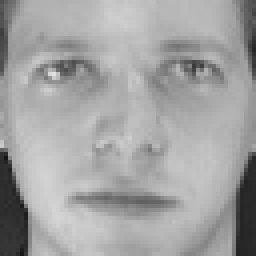
#> input picture AI_developer/datasets/olivetti_faces/0/0.jpg, 64 x 64 px, found by its file name (shown 4 times larger)
$ jupyter execute --allow-errors '6_Nearest neighbours.ipynb'   (shell and % lines are left out)
#> lines starting #> are read from the running program, lines starting #| are printed output that depends on the picture
# Teoria

algoritmi nearest neighbours

- famiglia di algoritmi ML non parametrici, non ci sono pesi e bias da ottimizzare.
- Algoritmo non fa assunzione su forma distribuzione sottostante.
- sono definiti modelli lazy perchè non apprendono da dati ma li memorizzando forzando overfitting

trova numero pred di obs più vicine al punto da classificare, **proximity search**

Dato un insieme S di pti in uno spazio M e un pto di interrogazione Q con $Q \in M$ trovare il $P \in S$ piu vicino a Q

definito anche problema dell'ufficio postale, trovare per ogni cittadino l'ufficio postale più vicino

## KNN

- algo di neighbours più popolare e utilizzato
- classe predetta è quella che ha le k obs più vicine a quella da classificare
- k è un iperparametro
- per k grandi si riduce rumore
- per valori minori si ha decision boundary piu nette e modello più accurato

1. scelgo valore di K tramite cross validation
2. scelgo una metrica per la distanza
3. cerchiamo i k vicini più prossimi alla obs che vogliamo classificare
4. assegniamo la classe più presente tra i vicini

se si trova un pareggio tra classi si assegna alla classe più vicina

**vantaggi**
- algo semplici
- si adatta subito a nuovi dati
- prende anche decision boundary molto irregolari

**contro**
- molto dispendioso per molti dati
- sensibile a outliar
- non interpretabile

## Metriche per le distanze

**distanza di manhattan**

$|x1-x2|+|y1-y2|$
evita che le differenze importanti siano più pesanti di quelle meno importanti, ugualmente influenzata da tutte le dimensioni

**Distanza di minkowsky**
generalizzazione di distanza euclidea $(|x1-x2|^p+|y1-y2|^p)^{\frac{1}{p}}$ posso gestire p per dare il giusto peso alle distanze tra le varie dimensioni

## Radius Nearest Neighbours RNN

- utile quando le obs sono distribuite in maniera non uniforme
- si concentra sulle regioni non sulle obs
- la classe predetta è quella maggiore contenuta nel raggio di distribuzione

raggio iperparametro tra trovare tramite CV

- RNN più resistente al rumore
- KNN più preciso con buona scelta di K

# Pratica

[cell 1]
from sklearn.preprocessing import MinMaxScaler
from sklearn.model_selection import train_test_split
from sklearn.metrics import log_loss, accuracy_score
from sklearn.datasets import make_classification

import matplotlib.pyplot as plt

[cell 2]
RANDOM_SEED = 0

[cell 3]
X, y = make_classification(
    n_samples=100,
    n_features=2,
    n_informative=2,
    n_redundant=0,
    n_repeated=0,
    n_classes=2,
    random_state=RANDOM_SEED
)

plt.scatter(X[:,0], X[:,1], c= y)
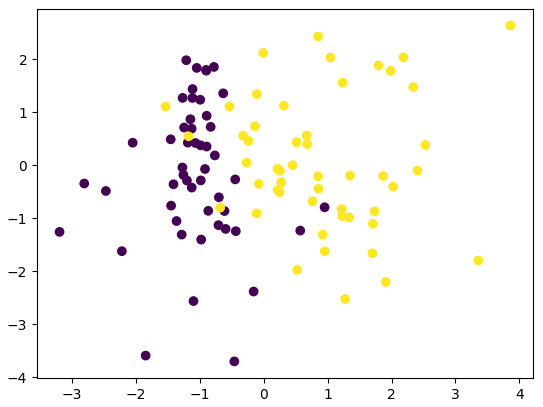
#> figure drawn by matplotlib, 1 panel

## KNN

[cell 4]
from sklearn.neighbors import KNeighborsClassifier

testiamolo su diversi k

[cell 5]
X_train, X_test, y_train, y_test = train_test_split(X,y,test_size=.2,random_state=RANDOM_SEED)

[cell 6]
ks = [1,2,3,4,5,10,12,15,20,30,40,50]

for k in ks:

    print(f"K={k}")
    knn = KNeighborsClassifier(n_neighbors=k)
    knn.fit(X_train, y_train)

    y_pred_train = knn.predict(X_train)
    y_proba_train = knn.predict_proba(X_train)

    y_pred_test = knn.predict(X_test)
    y_proba_test = knn.predict_proba(X_test)

    accuracy_train = accuracy_score(y_train, y_pred_train)
    accuracy_test = accuracy_score(y_test, y_pred_test)

    log_loss_train = log_loss(y_train, y_pred_train)
    log_loss_test = log_loss(y_test, y_pred_test)

    print(f"ACCURACY: TRAIN = {accuracy_train:.3f} TEST={accuracy_test:.3f}")
    print(f"LOG LOSS: TRAIN = {log_loss_train:.4f} TEST={log_loss_test:4f}")

miglior modello con k  =10

[cell 7]
knn10 = KNeighborsClassifier(n_neighbors=10)
knn10.fit(X_train, y_train)

[cell 8]
x = [0,0]
y_pred = knn10.predict([x])
y_pred

visualizziamo i 10 neighbours di x

[cell 9]
knn.kneighbors([x])

ottengo due array, il primo ha le distanze, il secondo gli indici dei neighbors nell'array di x_Train

## Addestriamo un modello RNN

per usarlo i dati devono essere tutti normalizzati

[cell 10]
mms = MinMaxScaler()
X_train = mms.fit_transform(X_train)
X_test = mms.transform(X_test)

[cell 11]
X_train.min()

[cell 12]
X_train.max()

[cell 13]
from sklearn.neighbors import RadiusNeighborsClassifier

[cell 14]
Rs = [.2,.3,.4,.5,.6,.7,.8,.9,1]

for r in Rs:

    print(f"R={r}")
    rnn = RadiusNeighborsClassifier(radius=r)
    rnn.fit(X_train, y_train)

    y_pred_train = rnn.predict(X_train)
    y_proba_train = rnn.predict_proba(X_train)

    y_pred_test = rnn.predict(X_test)
    y_proba_test = rnn.predict_proba(X_test)

    accuracy_train = accuracy_score(y_train, y_pred_train)
    accuracy_test = accuracy_score(y_test, y_pred_test)

    log_loss_train = log_loss(y_train, y_pred_train)
    log_loss_test = log_loss(y_test, y_pred_test)

    print(f"ACCURACY: TRAIN = {accuracy_train:.3f} TEST={accuracy_test:.3f}")
    print(f"LOG LOSS: TRAIN = {log_loss_train:.4f} TEST={log_loss_test:4f}")

miglior modello con R = 0.2

[cell 15]
r = .2
rnn = RadiusNeighborsClassifier(radius=.2)
rnn.fit(X_train, y_train)

il punto x è il punto di coordinate (0,0), con il radius il punto viene assegnato alla classe 0 e non alla 1 come nel rnn

[cell 16]
y_pred = rnn.predict([x])
y_pred

## disegniamo il raggio

[cell 17]
fig, ax = plt.subplots()
plt.scatter(X_train[:,0], X_train[:,1], c=y_train)
ax.scatter(x[0], x[1], c='green')

cirle =plt.Circle((x[0], x[1]), r, color = 'red', fill = None)
ax.add_patch(cirle)
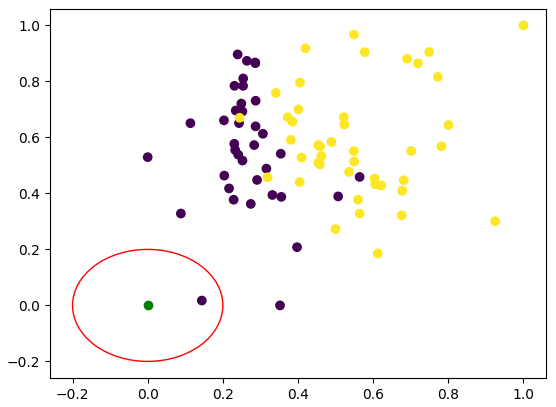
#> figure drawn by matplotlib, 1 panel

il punto cambia classe poiche normalizzando il dataset le obs shiftano e il punto x rimane dove sta

[cell 18]
rnn.predict_proba([x])

il punto appartiene alla classe 0 al 100%

# Esercitazione

## Face Recognition
In questa esercitazione dovrai addestrare un sistema di face recognition, in grado di riconoscere 40 differenti persone. Per farlo puoi utilizzare l'Olivetti Faces Dataset scaricabile [da qui](https://github.com/ProfAI/machine-learning-modelli-e-algoritmi/raw/main/datasets/olivetti_faces.zip) e un algoritmo Nearest Neighbors, l'accuracy del modello deve essere almeno del 80%. Quale tra le 40 persone ti somiglia di più?

[cell 19]
import matplotlib.pyplot as plt
import numpy as np
from sklearn.model_selection import train_test_split
from sklearn.neighbors import KNeighborsClassifier
from os import listdir
import cv2

[cell 20]
RANDOM_SEED = 0
IMG_SIZE = (64,64)

[cell 21]
img = cv2.imread("/Users/adanfindo/Desktop/ProAI-1/AI_developer/datasets/olivetti_faces/0/0.jpg", cv2.IMREAD_GRAYSCALE)
#> img is the input picture: shape (64, 64); min 20, max 225, mean 162.4
img.shape
#> Out = (64, 64)

ritorna base, altezza e canali immagine. Dando cv2.IMREAD_GREYSCALE tolgo i canali

[cell 22]
plt.imshow(img, cmap='gray')

leggiamo iterativamente tutte le immagini

[cell 23]
FOLDER = "/Users/adanfindo/Desktop/ProAI-1/AI_developer/datasets/olivetti_faces"
X = [] #array numpy delle img
y = [] #array delle label

for d in listdir(FOLDER):
    path = FOLDER + '/' + d + '/'
    for f in listdir(path):
        if '.jpg' in f:
            x = cv2.imread(path+f, cv2.IMREAD_GRAYSCALE)
            X.append(x)
            y.append(d)

X = np.array(X)
y = np.array(y)

[cell 24]
X.shape
#> Out = (3, 64, 64)

[cell 25]
y.shape
#> Out = (3,)

flattenizziamo le matrici delle immagini

[cell 26]
X = X.reshape(X.shape[0], X.shape[1]*X.shape[2])
X.shape
#> Out = (3, 4096)

4096 pixel ognuna

[cell 27]
plt.imshow(X[0].reshape(IMG_SIZE[0], IMG_SIZE[1]), cmap='gray')

[cell 28]
X_train, X_test, y_train,y_test = train_test_split(X,y, test_size=.2, random_state=RANDOM_SEED)

[cell 29]
X_train.shape
#> Out = (2, 4096)

normalizziamo i dati, max di un immagine è 255

[cell 30]
X_train = X_train/255
X_test = X_test/255

[cell 31]
X_train.max()

per ogni elemento di y_test ci dice se è contenuto in y_train

[cell 32]
(1-np.isin(y_test, y_train)).sum()

[cell 33]
ks = [1,2,3,4,5,10,12,15,20,30,40,50]

#> (the rest of this cell did not finish here and is left out)

per k = 3 il valore di accuracy su train e test è simile, può essere preso per buono

[cell 34]
knn = KNeighborsClassifier(n_neighbors=3)
knn.fit(X_train, y_train)

[cell 35]
x = cv2.imread("/Users/adanfindo/Desktop/ProAI-1/AI_developer/rsz_1284558993_10218127944384018_3386823614171543780_n.jpg", cv2.IMREAD_GRAYSCALE)
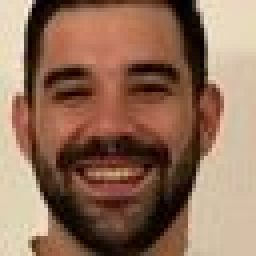
#> input picture AI_developer/rsz_1284558993_10218127944384018_3386823614171543780_n.jpg, 64 x 64 px, found by its file name (shown 4 times larger)
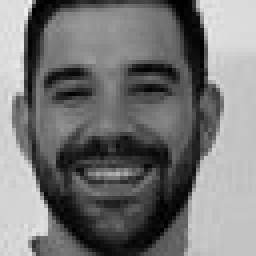
#> x: shape (64, 64) (shown 4 times larger); min 0, max 239, mean 118.3
plt.imshow(x)

[cell 36]
x = x.reshape(1, x.shape[0]*x.shape[1])
x.shape
#> Out = (1, 4096)

[cell 37]
x = x/255

[cell 38]
x.max()
#> Out = 0.937
